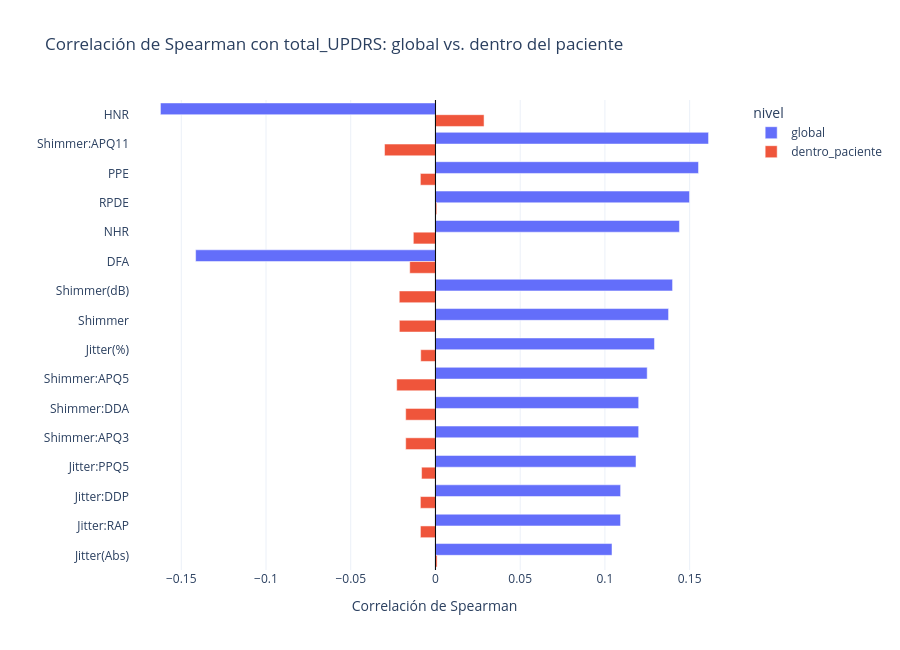

Notebook cell for this chart:
### Code cell
fig = px.bar(correlaciones.reset_index(names="variable").melt(id_vars="variable", var_name="nivel", value_name="spearman"),
             y="variable", x="spearman", color="nivel", barmode="group", orientation="h",
             title=f"Correlación de Spearman con {OBJETIVO}: global vs. dentro del paciente",
             labels={"spearman": "Correlación de Spearman", "variable": ""})
fig.add_vline(x=0, line_color="black", line_width=1)
fig.update_layout(height=650, yaxis={"autorange": "reversed"})
guardar(fig, "01_correlaciones_voz")
fig

### Figure 1 — Plotly figure (JSON) as saved in the notebook; plotly's stock layout.template omitted (floating-point values rounded to 4 significant figures)
{"data": [{"alignmentgroup": "True", "hovertemplate": "nivel=global<br>Correlación de Spearman=%{x}<br>=%{y}<extra></extra>", "legendgroup": "global", "marker": {"color": "#636efa", "pattern": {"shape": ""}}, "name": "global", "offsetgroup": "global", "orientation": "h", "showlegend": true, "textposition": "auto", "type": "bar", "x": [-0.1623, 0.1612, 0.1552, 0.1499, 0.144, -0.1415, 0.1399, 0.1376, 0.1292, 0.1249, 0.1199, 0.1199, 0.1183, 0.1093, 0.1092, 0.1042], "xaxis": "x", "y": ["HNR", "Shimmer:APQ11", "PPE", "RPDE", "NHR", "DFA", "Shimmer(dB)", "Shimmer", "Jitter(%)", "Shimmer:APQ5", "Shimmer:DDA", "Shimmer:APQ3", "Jitter:PPQ5", "Jitter:DDP", "Jitter:RAP", "Jitter(Abs)"], "yaxis": "y"}, {"alignmentgroup": "True", "hovertemplate": "nivel=dentro_paciente<br>Correlación de Spearman=%{x}<br>=%{y}<extra></extra>", "legendgroup": "dentro_paciente", "marker": {"color": "#EF553B", "pattern": {"shape": ""}}, "name": "dentro_paciente", "offsetgroup": "dentro_paciente", "orientation": "h", "showlegend": true, "textposition": "auto", "type": "bar", "x": [0.02868, -0.03005, -0.008901, 0.0007755, -0.01306, -0.01518, -0.02135, -0.02131, -0.00869, -0.02287, -0.01757, -0.01757, -0.008197, -0.00889, -0.008877, 0.0009703], "xaxis": "x", "y": ["HNR", "Shimmer:APQ11", "PPE", "RPDE", "NHR", "DFA", "Shimmer(dB)", "Shimmer", "Jitter(%)", "Shimmer:APQ5", "Shimmer:DDA", "Shimmer:APQ3", "Jitter:PPQ5", "Jitter:DDP", "Jitter:RAP", "Jitter(Abs)"], "yaxis": "y"}], "layout": {"barmode": "group", "height": 650, "legend": {"title": {"text": "nivel"}, "tracegroupgap": 0}, "shapes": [{"line": {"color": "black", "width": 1}, "type": "line", "x0": 0, "x1": 0, "xref": "x", "y0": 0, "y1": 1, "yref": "y domain"}], "title": {"text": "Correlación de Spearman con total_UPDRS: global vs. dentro del paciente"}, "xaxis": {"anchor": "y", "domain": [0, 1], "title": {"text": "Correlación de Spearman"}}, "yaxis": {"anchor": "x", "autorange": "reversed", "domain": [0, 1], "title": {"text": ""}}}}
